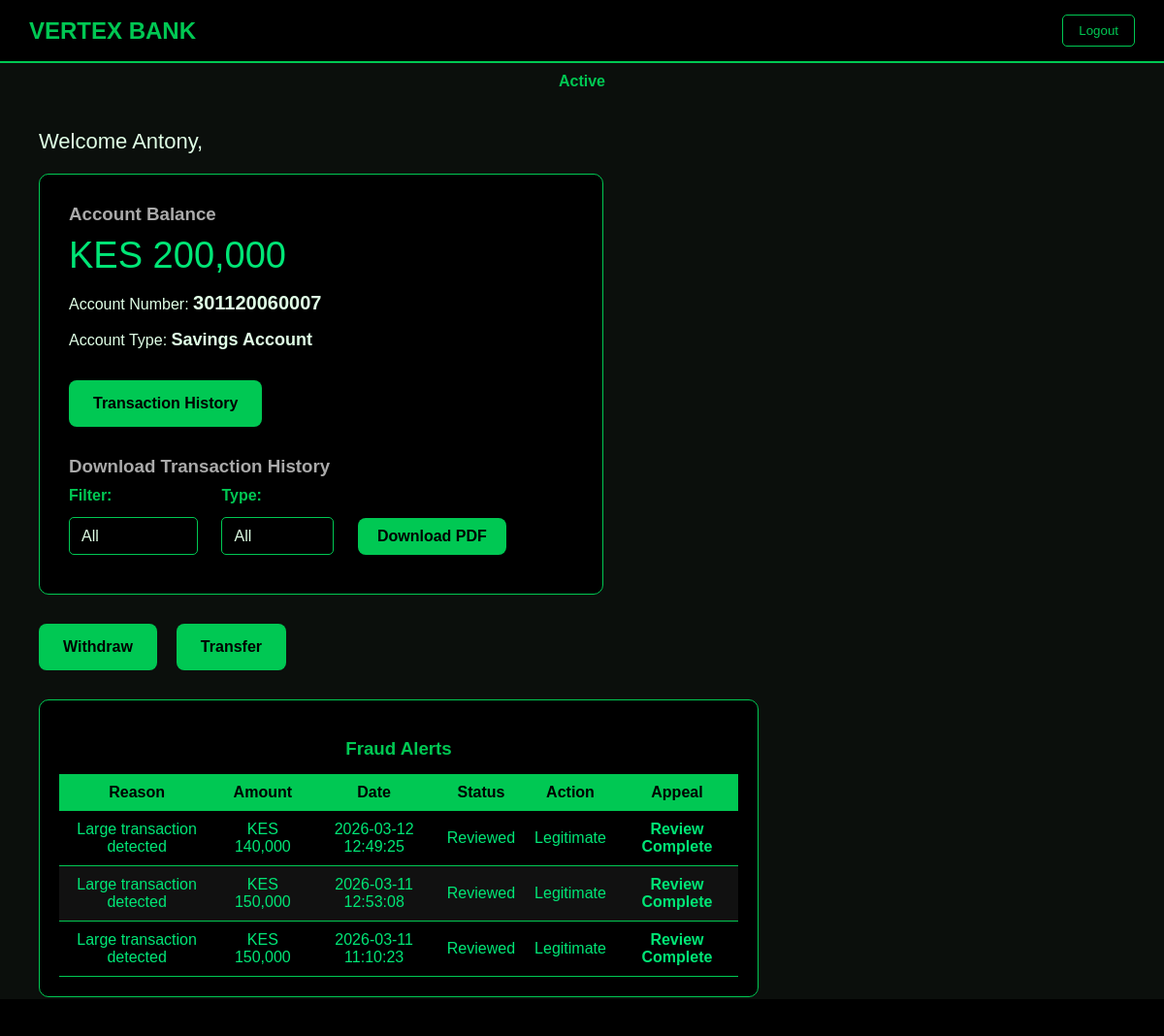
The app's page /dashboard (signed in) with its own data.
### tables this page shows
CREATE TABLE "users" (
	"id"	INTEGER,
	"username"	TEXT UNIQUE,
	"password"	TEXT,
	"first_name"	TEXT,
	"account_number"	TEXT,
	"account_type"	TEXT,
	"balance"	NUMERIC DEFAULT 0,
	"role"	TEXT,
	"last_name"	TEXT, id_number TEXT, status TEXT DEFAULT 'active',
	PRIMARY KEY("id" AUTOINCREMENT)
);

CREATE TABLE fraud_alerts (
        id INTEGER PRIMARY KEY AUTOINCREMENT,
        user_id INTEGER,
        account_number TEXT,
        reason TEXT,
        amount REAL,
        date TIMESTAMP DEFAULT CURRENT_TIMESTAMP,
        status TEXT DEFAULT 'pending', action TEXT, from_account TEXT DEFAULT NULL, to_account TEXT DEFAULT NULL, type TEXT DEFAULT NULL,
        FOREIGN KEY(user_id) REFERENCES users(id)
    );

### app.py (the view)
@app.route('/dashboard')
def dashboard():
    username = session.get('username')
    if not username:
        return redirect(url_for('home'))
    conn = get_db()
    cur = conn.cursor()
    cur.execute("SELECT * FROM users WHERE username = ?", (username,))
    user = cur.fetchone()
    if not user:
        conn.close()
        return redirect(url_for('home'))
    cur.execute("""
        SELECT type, amount, date, from_account, to_account
        FROM transactions
        WHERE account_number = ?
        ORDER BY date DESC
    """, (user['account_number'],))
    transactions = cur.fetchall()
    cur.execute("""
        SELECT id, reason, amount, date, status, action
        FROM fraud_alerts
        WHERE account_number = ?
        ORDER BY date DESC
    """, (user['account_number'],))
    alerts = cur.fetchall()
    conn.close()
    return render_template(
        'dashboard.html',
        user=user,
        transactions=transactions,
        alerts=alerts  # pass alerts to HTML
    )

### app.py (called while the page is built)
def get_db():
    conn = sqlite3.connect("bank.db")
    conn.row_factory = sqlite3.Row
    return conn

### templates/dashboard.html (shortened to what this page needs)
<!DOCTYPE html>
<html lang="en">
<head>
</head>
<body>
    <div class="navbar">
        <h2>VERTEX BANK</h2>
        <button class="logout" onclick="window.location.href='{{ url_for('home') }}'">Logout</button>
    </div>
    <div style="text-align:center; margin-top: 10px;">
      {% if user.status == 'active' %}
        <span class="active-status status-tooltip"
            data-tooltip="Your account is active">
            Active
        </span>
    {% else %}
        <span class="suspended-status status-tooltip"
            data-tooltip="Your account is suspended. You cannot perform transactions!">
            Suspended
        </span>
    {% endif %}
    </div>
    <div class="container">
        <div class="welcome">Welcome {{ user.first_name }},</div>
        <div class="balance-card">
            <h3>Account Balance</h3>
            <div class="balance">KES {{ "{:,.0f}".format(user.balance) }}</div>
            <p>
                Account Number:
                <strong style="font-size: 20px;">{{ user.account_number }}</strong>
            </p>
            <p>
                Account Type:
                <strong style="font-size: 18px;">{{ user.account_type }}</strong>
            </p>
            <button class="action-btn" style="margin-top:15px;" onclick="toggleTransactions()">
                Transaction History
            </button>
          <div style="margin-top: 30px;">
                <h3>Download Transaction History</h3>
                <form action="{{ url_for('download_pdf') }}" method="POST" class="download-form">
                    <div style="margin-top: 10px;">
                        <label>Filter:</label>
                        <select name="filter_option" id="filter_option" class="form-select">
                            <option value="">All</option>
                        </select>
                    </div>
                    <div style="margin-bottom: 10px;">
                        <label>Type:</label>
                        <select name="tx_type" class="form-select">
                            <option value="">All</option>
                        </select>
                    </div>
                    <button type="submit" class="action-btn">Download PDF</button>
                </form>
            </div>
        </div>
        <div class="actions">
            <button class="action-btn" onclick="window.location.href='{{ url_for('withdraw') }}'">
                Withdraw
            </button>
            <button class="action-btn" onclick="window.location.href='{{ url_for('transfer') }}'">
                Transfer
            </button>
        </div>
        <div class="fraud-alerts-card">
            <h3>Fraud Alerts</h3>
            {% if alerts %}
                <table class="fraud-table">
                    <thead>
                        <tr>
                            <th>Reason</th>
                            <th>Amount</th>
                            <th>Date</th>
                            <th>Status</th>
                            <th>Action</th>
                            <th>Appeal</th>
                        </tr>
                    </thead>
                    <tbody>
                        {% for a in alerts %}
                        <tr class="{% if a.status == 'pending' %}pending{% else %}reviewed{% endif %}">
                            <td>{{ a.reason }}</td>
                            <td>KES {{ "{:,.0f}".format(a.amount) }}</td>
                            <td>{{ a.date }}</td>
                            <td>{{ a.status|title }}</td>
                            <td>
                                {% if a.action %}
                                    {{ a.action|title }}
                                {% else %}
                                    -
                                {% endif %}
                            </td>
                            <td>
                                {% if a.action == 'appealed' %}
                                    <span class="appealed-text">Appealed</span>
                                {% elif a.status == 'pending' %}
                                    <form action="{{ url_for('appeal_alert') }}" method="POST" style="margin:0;">
                                        <input type="hidden" name="alert_id" value="{{ a.id }}">
                                        <button type="submit" class="appeal-btn">Appeal</button>
                                    </form>
                                {% elif a.status == 'reviewed' %}
                                    {% if a.action == 'investigating' %}
                                        <span class="investigating-text">Under Investigation</span>
                                        <form action="{{ url_for('appeal_alert') }}" method="POST" style="margin:0;">
                                            <input type="hidden" name="alert_id" value="{{ a.id }}">
                                            <button type="submit" class="appeal-btn">Appeal</button>
                                        </form>
                                    {% elif a.action == 'frozen' %}
                                        <span class="frozen-text">Account Frozen</span>
                                        <form action="{{ url_for('appeal_alert') }}" method="POST" style="margin:0;">
                                            <input type="hidden" name="alert_id" value="{{ a.id }}">
                                            <button type="submit" class="appeal-btn">Appeal</button>
                                        </form>
                                    {% elif a.action == 'legitimate' %}
                                        <span class="reviewed-text">Review Complete</span>
                                    {% else %}
                                        <span class="reviewed-text">Review Complete</span>
                                    {% endif %}
                                {% elif a.status in ['investigating', 'frozen'] %}
                                    <form action="{{ url_for('appeal_alert') }}" method="POST" style="margin:0;">
                                        <input type="hidden" name="alert_id" value="{{ a.id }}">
                                        <button type="submit" class="appeal-btn">Appeal</button>
                                    </form>
                                {% else %}
                                    -
                                {% endif %}
                            </td>
                        </tr>
                        {% endfor %}
                    </tbody>
                </table>
            {% else %}
                <p class="no-alerts-msg">No fraud alerts at the moment.</p>
            {% endif %}
        </div>
    </div>
    <div class="footer-marquee">
    <span>Banking at the Peak of Intelligence</span>
</div>
</body>
</html>

### templates/dashboard.html (style rules this page uses)
body { margin: 0; font-family: Arial, sans-serif; background: #0b0f0c; color: #e0ffe6; }
.navbar { background: #000; padding: 15px 30px; display: flex; justify-content: space-between; align-items: center; border-bottom: 2px solid #00c853; }
.navbar h2 { color: #00c853; margin: 0; }
.logout { background: transparent; color: #00c853; border: 1px solid #00c853; padding: 8px 16px; border-radius: 5px; cursor: pointer; }
.active-status { color: #00c853; font-weight: bold; }
.status-tooltip { position: relative; cursor: pointer; }
.status-tooltip::after { content: attr(data-tooltip); position: absolute; bottom: 140%; left: 50%; transform: translateX(-50%); background: #000; color: #00e676; border: 1px solid #00c853; padding: 8px 12px; border-radius: 6px; font-size: 13px; white-space: nowrap; opacity: 0; pointer-events: none; transition: 0.25s ease; box-shadow: 0 0 8px rgba(0,200,83,0.4); z-index: 10; }
.container { padding: 40px; }
.welcome { font-size: 22px; margin-bottom: 20px; }
.balance-card { background: #000; border: 1px solid #00c853; padding: 30px; border-radius: 10px; width: 520px; margin-bottom: 30px; }
.balance-card h3 { margin: 0; color: #aaa; }
.balance { font-size: 38px; color: #00e676; margin-top: 10px; }
.actions { display: flex; gap: 20px; margin-top: 30px; }
.action-btn { background: #00c853; color: #000; border: none; padding: 15px 25px; font-size: 16px; border-radius: 8px; cursor: pointer; font-weight: bold; }
table { width: 100%; border-collapse: collapse; }
th { background: #00c853; color: #000; padding: 10px; position: sticky; top: 0; z-index: 1; text-align: center; }
td { padding: 10px; text-align: center; border-bottom: 1px solid #00c853; }
tr:nth-child(even) { background: #111; }
tr:nth-child(odd) { background: #000; }
.download-form label { display: block; margin-bottom: 8px; color: #00c853; font-weight: bold; font-size: 16px; }
.form-select, .form-input { background: #000; color: #e0ffe6; border: 1px solid #00c853; border-radius: 5px; padding: 10px 12px; font-size: 16px; margin-right: 10px; margin-top: 5px; appearance: none; }
.form-select option { background: #000; color: #e0ffe6 }
.download-form button.action-btn { padding: 10px 20px; font-size: 16px; margin-top: 10px; }
.download-form > div { display: inline-block; margin-right: 10px; }
.footer-marquee { position: fixed; bottom: 0; width: 100%; background: #000; color: #00c853; padding: 10px 0; font-weight: bold; white-space: nowrap; overflow: hidden; box-sizing: border-box; }
.footer-marquee span { display: inline-block; padding-left: 100%; animation: scroll 15s linear infinite; }
.fraud-alerts-card { background: #000; border: 1px solid #00c853; border-radius: 10px; padding: 20px; margin-top: 30px; max-width: 700px; }
.fraud-alerts-card h3 { color: #00c853; margin-bottom: 15px; text-align: center; }
.fraud-table { width: 100%; border-collapse: collapse; }
.fraud-table th { background: #00c853; color: #000; padding: 10px; text-align: center; position: sticky; top: 0; z-index: 1; }
.fraud-table td { padding: 10px; text-align: center; border-bottom: 1px solid #00c853; }
.fraud-table tr:nth-child(even) { background: #111; }
.fraud-table tr:nth-child(odd) { background: #000; }
.fraud-table tr.reviewed td { color: #00e676; }
.reviewed-text { color: #00e676; font-weight: bold; }

### records on screen
users: first_name "Antony", balance "200,000", account_number "301120060007", account_type "Savings Account"
fraud_alerts: reason "Large transaction detected", amount "140,000", date "2026-03-12 12:49:25", status "Reviewed", action "Legitimate", shows "Review Complete"
fraud_alerts: reason "Large transaction detected", amount "150,000", date "2026-03-11 12:53:08", status "Reviewed", action "Legitimate", shows "Review Complete"
fraud_alerts: reason "Large transaction detected", amount "150,000", date "2026-03-11 11:10:23", status "Reviewed", action "Legitimate", shows "Review Complete"
